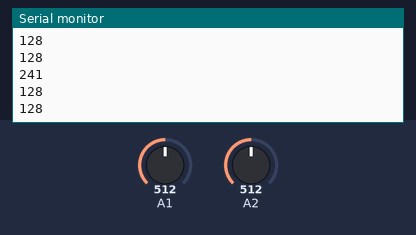
Simulated run of this sketch. Board: Arduino Uno, built with avr-gcc and run on an emulated ATmega328P. Parts: the last lines printed to the serial monitor. The inputs (shaded band) are chosen by the test bench; at power-on: A1 = 512, A2 = 512. Random numbers use the default seed unless the sketch sets one.

Above: at 4.8 s.
4.9 s: A1 set to 716
At 7.7 s:
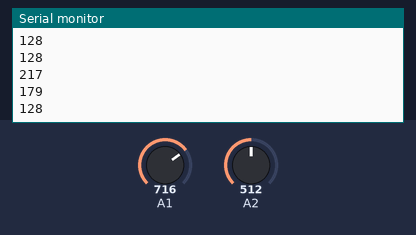
8.9 s: A2 set to 306
At 11.2 s:
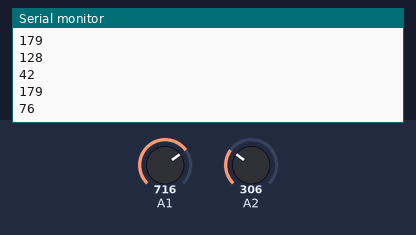
12.9 s: A1 set to 900
At 13.5 s:
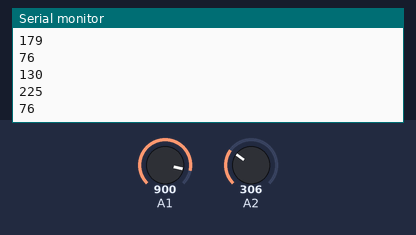
16.9 s: A2 set to 122
At 19.4 s:
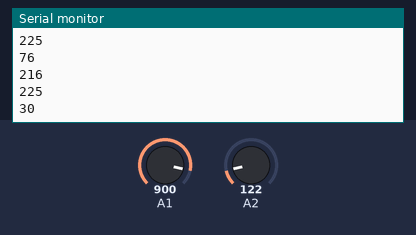
Timing chart, 0 to 20.9 s (numbered marks = the images above; inputs shaded):
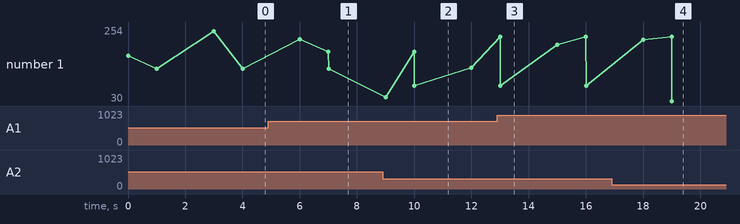

The sketch:

pot_test.ino
```cpp
#include <SPI.h>

const int SS1 = 10;
const int wiper0writeAddr = B00000000;
const int wiper1writeAddr = B00010000;

void setup() {
  // put your setup code here, to run once:
  pinMode(SS1, OUTPUT);

  SPI.begin();
  Serial.begin(9600);
}

void loop() {
  // put your main code here, to run repeatedly:
  int level = random(0, 256);
  Serial.println(level);

  potWrite(wiper0writeAddr, level);
  potWrite(wiper1writeAddr, level);

  delay(1000);

  int in1 = analogRead(A1)/4;
  int in2 = analogRead(A2)/4;

  Serial.println(in1);
  Serial.println(in2);

  delay(2000);

}

void potWrite(int address, int value) {
  digitalWrite(SS1,LOW);
  SPI.transfer(address);
  SPI.transfer(value);
  digitalWrite(SS1,HIGH);
}
```

Measured:
- after the input at 4.9 s, the serial monitor: prints a new line after 2.1 s (image 1)
- after the input at 8.9 s, the serial monitor: prints a new line after 1.1 s (image 2)
- after the input at 12.9 s, the serial monitor: prints a new line after 0.10 s (image 3)
- after the input at 16.9 s, the serial monitor: prints a new line after 2.1 s (image 4)
